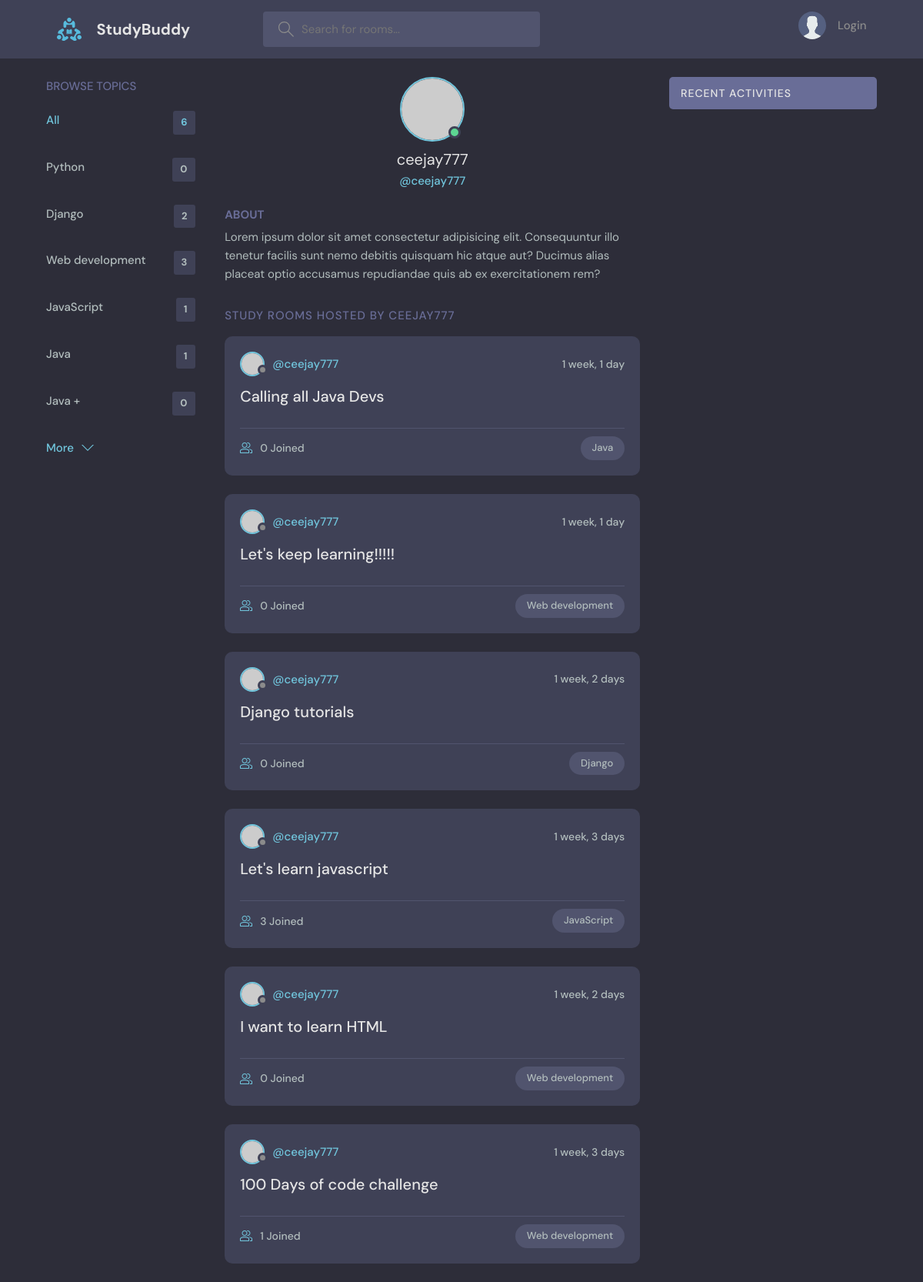
Screenshot of /user-profile/1 with the database file from the repository.
### base/models.py (models this page shows, shortened)
class Topic(models.Model):
    name = models.CharField(max_length=200)
    def __str__(self):
        return self.name

class Room(models.Model):
    host = models.ForeignKey(User, on_delete=models.SET_NULL, null=True)
    topic = models.ForeignKey(Topic, on_delete=models.SET_NULL, null=True)
    name = models.CharField(max_length=200)
    description = models.TextField(null=True, blank=True)
    participants = models.ManyToManyField(User, related_name='participants', blank=True)
    updated = models.DateTimeField(auto_now=True)
    created = models.DateTimeField(auto_now_add=True)
    class Meta:
        ordering = ['-updated', '-created']

### base/views.py (the view)
# urls.py: path('user-profile/<str:pk>', views.userProfile, name='user-profile'),
def userProfile(request, pk):
    user = User.objects.get(id=pk)
    rooms = user.room_set.all()
    room_messages = user.message_set.all()
    topics = Topic.objects.all()
    context = {'user': user, 'rooms': rooms, 'room_messages': room_messages, 'topics': topics}
    return render(request, 'base/profile.html', context)

### base/templates/base/profile.html (shortened to what this page needs)
{% extends 'main.html' %} {% block content %}
  <main class="profile-page layout layout--3">
    <div class="container">
      {% include 'base/topics_component.html' %}
      <div class="roomList">
        <div class="profile">
          <div class="profile__avatar">
            <div class="avatar avatar--large active">
              <img src="https://randomuser.me/api/portraits/men/11.jpg" />
            </div>
          </div>
          <div class="profile__info">
            <h3>{{user.username}}</h3>
            <p>@{{user.username}}</p>
          </div>
          <div class="profile__about">
            <h3>About</h3>
            <p>
              Lorem ipsum dolor sit amet consectetur adipisicing elit. Consequuntur illo tenetur
              facilis sunt nemo debitis quisquam hic atque aut? Ducimus alias placeat optio
              accusamus repudiandae quis ab ex exercitationem rem?
            </p>
          </div>
        </div>
        <div class="roomList__header">
          <div>
            <h2>Study Rooms Hosted by {{user.username}}</a>
            </h2>
          </div>
        </div>
       {% include 'base/feed_component.html' %}
      </div>
      {% include 'base/activity_component.html' %}
    </div>
  </main>
{% endblock content %}

### base/templates/base/topics_component.html
<div class="topics">
  <div class="topics__header">
    <h2>Browse Topics</h2>
  </div>
  <ul class="topics__list">
    <li>
      <a href="{% url 'home' %}" class="active"
        >All <span>{{topics.count}}</span></a
      >
    </li>
    {% for topic in topics %}
    <li>
      <a href="{% url 'home' %}?query={{topic.name}}"
        >{{topic.name}} <span>{{topic.room_set.all.count}}</span></a
      >
    </li>
    {%endfor %}
  </ul>
  <a class="btn btn--link" href="topics.html">
    More
    <svg
      version="1.1"
      xmlns="http://www.w3.org/2000/svg"
      width="32"
      height="32"
      viewBox="0 0 32 32"
    >
      <title>chevron-down</title>
      <path d="M16 21l-13-13h-3l16 16 16-16h-3l-13 13z"></path>
    </svg>
  </a>
</div>

### base/templates/base/feed_component.html (shortened to what this page needs)
{% for room in rooms %}
<div class="roomListRoom">
  <div class="roomListRoom__header">
    <a
      href="{% url 'user-profile' room.host.id %}"
      class="roomListRoom__author"
    >
      <div class="avatar avatar--small">
        <img src="https://randomuser.me/api/portraits/women/11.jpg" />
      </div>
      <span>@{{room.host.username}}</span>
    </a>
    <div class="roomListRoom__actions">
      <span>{{room.created|timesince}}</span>
    </div>
  </div>
  <div class="roomListRoom__content">
    <a href="{% url 'room' room.id %}">{{room.name}}</a>
  </div>
  <div class="roomListRoom__meta">
    <a href="{% url 'room' room.id %}" class="roomListRoom__joined">
      {{room.participants.all.count}} Joined
    </a>
    <p class="roomListRoom__topic">{{room.topic}}</p>
  </div>
</div>
{% endfor %}

### rows the page displays
Topic: name "Python", room_set.all.count "0"
Topic: name "Django", room_set.all.count "2"
Topic: name "Web development", room_set.all.count "3"
Topic: name "JavaScript", room_set.all.count "1"
Topic: name "Java", room_set.all.count "1"
Topic: name "Java +", room_set.all.count "0"
Room: host.username "ceejay777", created "1 week, 1 day", name "Calling all Java Devs", participants.all.count "0", topic "Java"
Room: host.username "ceejay777", created "1 week, 1 day", name "Let's keep learning!!!!!", participants.all.count "0", topic "Web development"
Room: host.username "ceejay777", created "1 week, 2 days", name "Django tutorials", participants.all.count "0", topic "Django"
Room: host.username "ceejay777", created "1 week, 3 days", name "Let's learn javascript", participants.all.count "3", topic "JavaScript"
Room: host.username "ceejay777", created "1 week, 2 days", name "I want to learn HTML", participants.all.count "0", topic "Web development"
Room: host.username "ceejay777", created "1 week, 3 days", name "100 Days of code challenge", participants.all.count "1", topic "Web development"

### other values shown
{{ topics.count }} "6"
{{ user.username }} "ceejay777"
{{ user.username }} "CEEJAY777"
